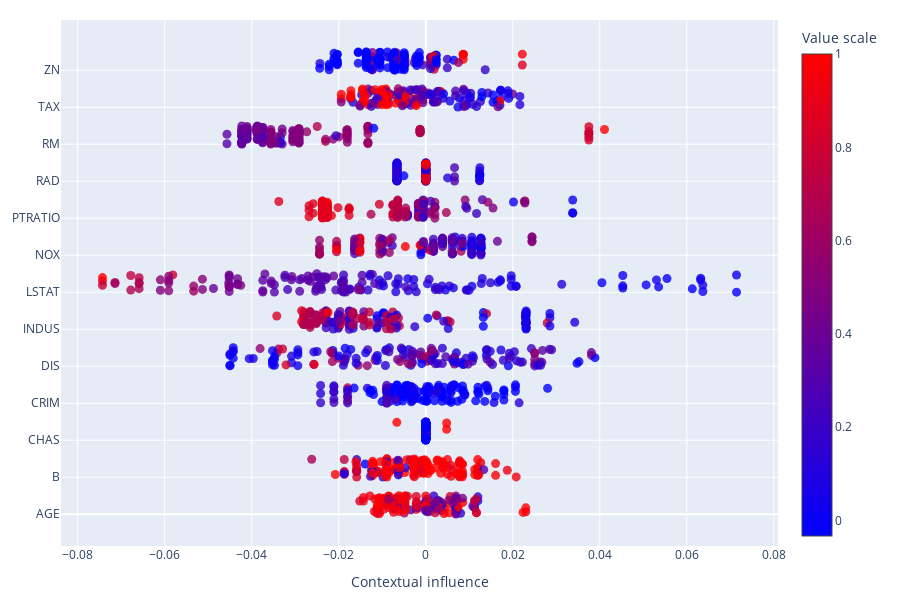

Notebook source saved alongside this figure:
### Markdown cell above
We can also plot Contextual influence values, which will give us something that looks quite similar to the SHAP beeswarm, or to the R-CIU beeswarm.

### Code cell
fig = ciuplots.ciu_beeswarm(CIUres, xcol='Cinfl', legend_title='Value scale')
fig.update_layout(height=600, width=900, margin=dict(l=20, r=20, t=20, b=20), xaxis=dict(title='Contextual influence'))
fig.show()

### Figure 1 — Plotly figure (JSON) as saved in the notebook; plotly's stock layout.template omitted (floating-point values rounded to 4 significant figures; data arrays with more than 128 entries replaced by an {"elided": "..."} marker saying what was removed)
{"data": [{"marker": {"color": {"elided": "152 float values"}, "colorbar": {"title": {"text": "Value scale"}}, "colorscale": [[0, "blue"], [1, "red"]], "opacity": 0.8, "size": 9}, "mode": "markers", "name": "AGE", "type": "scatter", "x": {"elided": "152 float values"}, "y": {"elided": "1976 float values"}}, {"marker": {"color": {"elided": "152 float values"}, "colorscale": [[0, "blue"], [1, "red"]], "opacity": 0.8, "size": 9}, "mode": "markers", "name": "B", "type": "scatter", "x": {"elided": "152 float values"}, "y": {"elided": "1976 float values"}}, {"marker": {"color": {"elided": "152 int values"}, "colorscale": [[0, "blue"], [1, "red"]], "opacity": 0.8, "size": 9}, "mode": "markers", "name": "CHAS", "type": "scatter", "x": {"elided": "152 float values"}, "y": {"elided": "1976 float values"}}, {"marker": {"color": {"elided": "152 float values"}, "colorscale": [[0, "blue"], [1, "red"]], "opacity": 0.8, "size": 9}, "mode": "markers", "name": "CRIM", "type": "scatter", "x": {"elided": "152 float values"}, "y": {"elided": "1976 float values"}}, {"marker": {"color": {"elided": "152 float values"}, "colorscale": [[0, "blue"], [1, "red"]], "opacity": 0.8, "size": 9}, "mode": "markers", "name": "DIS", "type": "scatter", "x": {"elided": "152 float values"}, "y": {"elided": "1976 float values"}}, {"marker": {"color": {"elided": "152 float values"}, "colorscale": [[0, "blue"], [1, "red"]], "opacity": 0.8, "size": 9}, "mode": "markers", "name": "INDUS", "type": "scatter", "x": {"elided": "152 float values"}, "y": {"elided": "1976 float values"}}, {"marker": {"color": {"elided": "152 float values"}, "colorscale": [[0, "blue"], [1, "red"]], "opacity": 0.8, "size": 9}, "mode": "markers", "name": "LSTAT", "type": "scatter", "x": {"elided": "152 float values"}, "y": {"elided": "1976 float values"}}, {"marker": {"color": {"elided": "152 float values"}, "colorscale": [[0, "blue"], [1, "red"]], "opacity": 0.8, "size": 9}, "mode": "markers", "name": "NOX", "type": "scatter", "x": {"elided": "152 float values"}, "y": {"elided": "1976 float values"}}, {"marker": {"color": {"elided": "152 float values"}, "colorscale": [[0, "blue"], [1, "red"]], "opacity": 0.8, "size": 9}, "mode": "markers", "name": "PTRATIO", "type": "scatter", "x": {"elided": "152 float values"}, "y": {"elided": "1976 float values"}}, {"marker": {"color": {"elided": "152 float values"}, "colorscale": [[0, "blue"], [1, "red"]], "opacity": 0.8, "size": 9}, "mode": "markers", "name": "RAD", "type": "scatter", "x": {"elided": "152 float values"}, "y": {"elided": "1976 float values"}}, {"marker": {"color": {"elided": "152 float values"}, "colorscale": [[0, "blue"], [1, "red"]], "opacity": 0.8, "size": 9}, "mode": "markers", "name": "RM", "type": "scatter", "x": {"elided": "152 float values"}, "y": {"elided": "1976 float values"}}, {"marker": {"color": {"elided": "152 float values"}, "colorscale": [[0, "blue"], [1, "red"]], "opacity": 0.8, "size": 9}, "mode": "markers", "name": "TAX", "type": "scatter", "x": {"elided": "152 float values"}, "y": {"elided": "1976 float values"}}, {"marker": {"color": {"elided": "152 float values"}, "colorscale": [[0, "blue"], [1, "red"]], "opacity": 0.8, "size": 9}, "mode": "markers", "name": "ZN", "type": "scatter", "x": {"elided": "152 float values"}, "y": {"elided": "1976 float values"}}], "layout": {"coloraxis": {"showscale": true}, "height": 600, "legend": {"title": {"text": "My Legend Title"}}, "margin": {"b": 20, "l": 20, "r": 20, "t": 20}, "showlegend": false, "width": 900, "xaxis": {"title": {"text": "Contextual influence"}}, "yaxis": {"ticktext": ["AGE", "B", "CHAS", "CRIM", "DIS", "INDUS", "LSTAT", "NOX", "PTRATIO", "RAD", "RM", "TAX", "ZN"], "tickvals": [0, 1, 2, 3, 4, 5, 6, 7, 8, 9, 10, 11, 12]}}}
